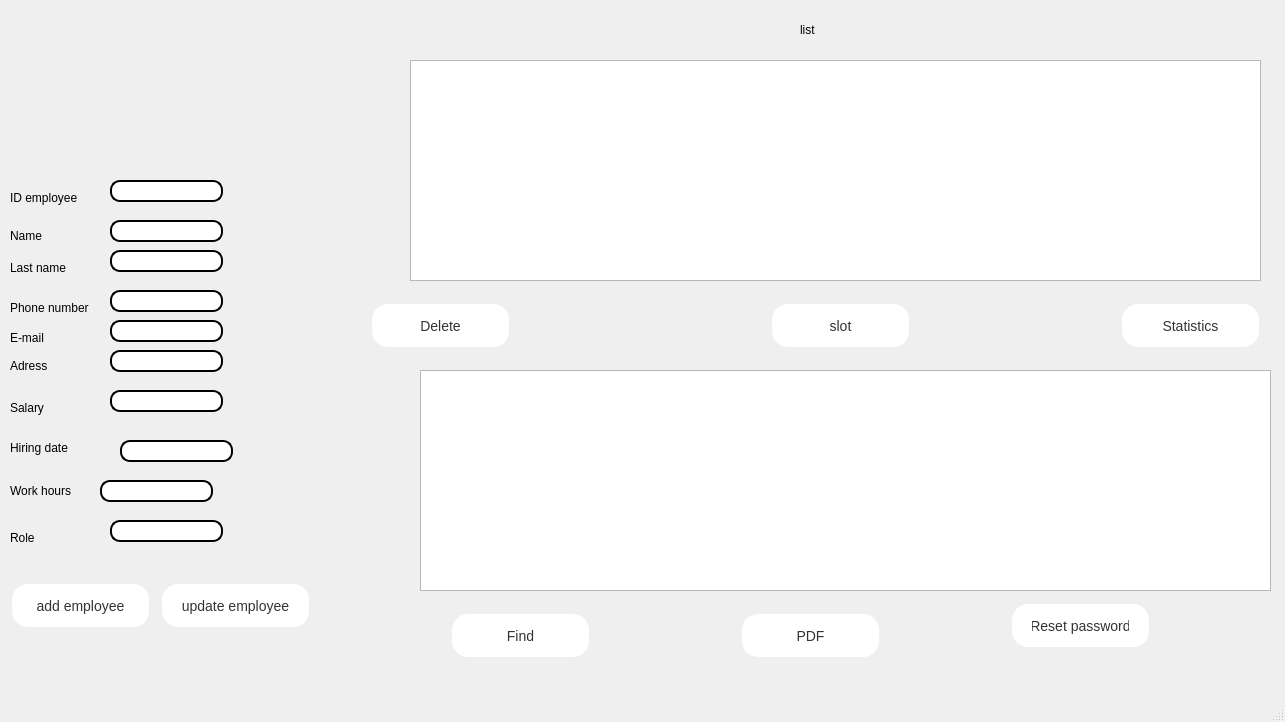
<?xml version="1.0" encoding="UTF-8"?>
<ui version="4.0">
 <class>gestion_employee</class>
 <widget class="QMainWindow" name="gestion_employee">
  <property name="geometry">
   <rect>
    <x>0</x>
    <y>0</y>
    <width>1285</width>
    <height>722</height>
   </rect>
  </property>
  <property name="windowTitle">
   <string>MainWindow</string>
  </property>
  <widget class="QWidget" name="centralwidget">
   <widget class="QLineEdit" name="le_name">
    <property name="geometry">
     <rect>
      <x>110</x>
      <y>220</y>
      <width>113</width>
      <height>22</height>
     </rect>
    </property>
    <property name="styleSheet">
     <string notr="true">QLineEdit {

border: 2px solid black;

border-radius: 10px;

padding: 0 8px;

background: white;

font-weight: bold; /* Le texte est en gras */

}</string>
    </property>
   </widget>
   <widget class="QLabel" name="label_6">
    <property name="geometry">
     <rect>
      <x>10</x>
      <y>220</y>
      <width>121</width>
      <height>31</height>
     </rect>
    </property>
    <property name="text">
     <string>Name </string>
    </property>
   </widget>
   <widget class="QLineEdit" name="le_last_name">
    <property name="geometry">
     <rect>
      <x>110</x>
      <y>250</y>
      <width>113</width>
      <height>22</height>
     </rect>
    </property>
    <property name="styleSheet">
     <string notr="true">QLineEdit {

border: 2px solid black;

border-radius: 10px;

padding: 0 8px;

background: white;

font-weight: bold; /* Le texte est en gras */

}</string>
    </property>
   </widget>
   <widget class="QLabel" name="label_14">
    <property name="geometry">
     <rect>
      <x>10</x>
      <y>530</y>
      <width>56</width>
      <height>16</height>
     </rect>
    </property>
    <property name="text">
     <string>Role</string>
    </property>
   </widget>
   <widget class="QLabel" name="label_10">
    <property name="geometry">
     <rect>
      <x>10</x>
      <y>400</y>
      <width>56</width>
      <height>16</height>
     </rect>
    </property>
    <property name="text">
     <string>Salary </string>
    </property>
   </widget>
   <widget class="QLabel" name="label_5">
    <property name="geometry">
     <rect>
      <x>800</x>
      <y>20</y>
      <width>161</width>
      <height>20</height>
     </rect>
    </property>
    <property name="text">
     <string>list</string>
    </property>
   </widget>
   <widget class="QLineEdit" name="le_id">
    <property name="geometry">
     <rect>
      <x>110</x>
      <y>180</y>
      <width>113</width>
      <height>22</height>
     </rect>
    </property>
    <property name="styleSheet">
     <string notr="true">QLineEdit {

border: 2px solid black;

border-radius: 10px;

padding: 0 8px;

background: white;

font-weight: bold; /* Le texte est en gras */

}</string>
    </property>
   </widget>
   <widget class="QLabel" name="label_4">
    <property name="geometry">
     <rect>
      <x>10</x>
      <y>190</y>
      <width>111</width>
      <height>16</height>
     </rect>
    </property>
    <property name="text">
     <string>ID employee</string>
    </property>
   </widget>
   <widget class="QLineEdit" name="le_salary">
    <property name="geometry">
     <rect>
      <x>110</x>
      <y>390</y>
      <width>113</width>
      <height>22</height>
     </rect>
    </property>
    <property name="styleSheet">
     <string notr="true">QLineEdit {

border: 2px solid black;

border-radius: 10px;

padding: 0 8px;

background: white;

font-weight: bold; /* Le texte est en gras */

}</string>
    </property>
   </widget>
   <widget class="QPushButton" name="pb_pdf">
    <property name="geometry">
     <rect>
      <x>740</x>
      <y>610</y>
      <width>141</width>
      <height>51</height>
     </rect>
    </property>
    <property name="styleSheet">
     <string notr="true">QPushButton {
   background-color: #fff;
   border: none;
   color: #333;
   padding: 10px 20px;
   text-align: center;
   text-decoration: none;
   display: inline-block;
   font-size: 14px;
   margin: 4px 2px;
   cursor: pointer;
   border-radius: 16px;

}

QPushButton:hover {
   background-color: #EF829B;
}
QPushButton:pressed
{
    background-color: rgb(255, 180, 5);
    border: 1px solid white;
}</string>
    </property>
    <property name="text">
     <string>PDF</string>
    </property>
   </widget>
   <widget class="QLabel" name="label_3">
    <property name="geometry">
     <rect>
      <x>90</x>
      <y>30</y>
      <width>121</width>
      <height>91</height>
     </rect>
    </property>
    <property name="styleSheet">
     <string notr="true">image: url(:/logo++.png);
image: url(:/logo/logo++.png);</string>
    </property>
    <property name="text">
     <string/>
    </property>
   </widget>
   <widget class="QPushButton" name="pb_state">
    <property name="geometry">
     <rect>
      <x>1120</x>
      <y>300</y>
      <width>141</width>
      <height>51</height>
     </rect>
    </property>
    <property name="styleSheet">
     <string notr="true">QPushButton {
   background-color: #fff;
   border: none;
   color: #333;
   padding: 10px 20px;
   text-align: center;
   text-decoration: none;
   display: inline-block;
   font-size: 14px;
   margin: 4px 2px;
   cursor: pointer;
   border-radius: 16px;

}

QPushButton:hover {
   background-color: #EF829B;
}
QPushButton:pressed
{
    background-color: rgb(255, 180, 5);
    border: 1px solid white;
}</string>
    </property>
    <property name="text">
     <string>Statistics</string>
    </property>
   </widget>
   <widget class="QPushButton" name="pb_ajouter">
    <property name="geometry">
     <rect>
      <x>10</x>
      <y>580</y>
      <width>141</width>
      <height>51</height>
     </rect>
    </property>
    <property name="styleSheet">
     <string notr="true">QPushButton {
   background-color: #fff;
   border: none;
   color: #333;
   padding: 10px 20px;
   text-align: center;
   text-decoration: none;
   display: inline-block;
   font-size: 14px;
   margin: 4px 2px;
   cursor: pointer;
   border-radius: 16px;

}

QPushButton:hover {
   background-color: #EF829B;
}
QPushButton:pressed
{
    background-color: rgb(255, 180, 5);
    border: 1px solid white;
}</string>
    </property>
    <property name="text">
     <string>add employee</string>
    </property>
   </widget>
   <widget class="QLabel" name="label_8">
    <property name="geometry">
     <rect>
      <x>10</x>
      <y>350</y>
      <width>81</width>
      <height>31</height>
     </rect>
    </property>
    <property name="text">
     <string>Adress </string>
    </property>
   </widget>
   <widget class="QPushButton" name="pb_find">
    <property name="geometry">
     <rect>
      <x>450</x>
      <y>610</y>
      <width>141</width>
      <height>51</height>
     </rect>
    </property>
    <property name="styleSheet">
     <string notr="true">QPushButton {
   background-color: #fff;
   border: none;
   color: #333;
   padding: 10px 20px;
   text-align: center;
   text-decoration: none;
   display: inline-block;
   font-size: 14px;
   margin: 4px 2px;
   cursor: pointer;
   border-radius: 16px;

}

QPushButton:hover {
   background-color: #EF829B;
}
QPushButton:pressed
{
    background-color: rgb(255, 180, 5);
    border: 1px solid white;
}</string>
    </property>
    <property name="text">
     <string>Find</string>
    </property>
   </widget>
   <widget class="QLabel" name="label_7">
    <property name="geometry">
     <rect>
      <x>10</x>
      <y>260</y>
      <width>81</width>
      <height>16</height>
     </rect>
    </property>
    <property name="text">
     <string>Last name </string>
    </property>
   </widget>
   <widget class="QLabel" name="label_12">
    <property name="geometry">
     <rect>
      <x>10</x>
      <y>480</y>
      <width>91</width>
      <height>21</height>
     </rect>
    </property>
    <property name="text">
     <string>Work hours </string>
    </property>
   </widget>
   <widget class="QLabel" name="label_9">
    <property name="geometry">
     <rect>
      <x>10</x>
      <y>330</y>
      <width>56</width>
      <height>16</height>
     </rect>
    </property>
    <property name="text">
     <string>E-mail</string>
    </property>
   </widget>
   <widget class="QPushButton" name="pushButton_8">
    <property name="geometry">
     <rect>
      <x>1010</x>
      <y>600</y>
      <width>141</width>
      <height>51</height>
     </rect>
    </property>
    <property name="styleSheet">
     <string notr="true">QPushButton {
   background-color: #fff;
   border: none;
   color: #333;
   padding: 10px 20px;
   text-align: center;
   text-decoration: none;
   display: inline-block;
   font-size: 14px;
   margin: 4px 2px;
   cursor: pointer;
   border-radius: 16px;

}

QPushButton:hover {
   background-color: #EF829B;
}
QPushButton:pressed
{
    background-color: rgb(255, 180, 5);
    border: 1px solid white;
}</string>
    </property>
    <property name="text">
     <string>Reset password</string>
    </property>
   </widget>
   <widget class="QTableView" name="tab_employe_2">
    <property name="geometry">
     <rect>
      <x>420</x>
      <y>370</y>
      <width>851</width>
      <height>221</height>
     </rect>
    </property>
   </widget>
   <widget class="QPushButton" name="pb_supprimer">
    <property name="geometry">
     <rect>
      <x>370</x>
      <y>300</y>
      <width>141</width>
      <height>51</height>
     </rect>
    </property>
    <property name="styleSheet">
     <string notr="true">QPushButton {
   background-color: #fff;
   border: none;
   color: #333;
   padding: 10px 20px;
   text-align: center;
   text-decoration: none;
   display: inline-block;
   font-size: 14px;
   margin: 4px 2px;
   cursor: pointer;
   border-radius: 16px;

}

QPushButton:hover {
   background-color: #EF829B;
}
QPushButton:pressed
{
    background-color: rgb(255, 180, 5);
    border: 1px solid white;
}</string>
    </property>
    <property name="text">
     <string>Delete</string>
    </property>
   </widget>
   <widget class="QLineEdit" name="le_email">
    <property name="geometry">
     <rect>
      <x>110</x>
      <y>320</y>
      <width>113</width>
      <height>22</height>
     </rect>
    </property>
    <property name="styleSheet">
     <string notr="true">QLineEdit {

border: 2px solid black;

border-radius: 10px;

padding: 0 8px;

background: white;

font-weight: bold; /* Le texte est en gras */

}</string>
    </property>
   </widget>
   <widget class="QLineEdit" name="le_phone_number">
    <property name="geometry">
     <rect>
      <x>110</x>
      <y>290</y>
      <width>113</width>
      <height>22</height>
     </rect>
    </property>
    <property name="styleSheet">
     <string notr="true">QLineEdit {

border: 2px solid black;

border-radius: 10px;

padding: 0 8px;

background: white;

font-weight: bold; /* Le texte est en gras */

}</string>
    </property>
   </widget>
   <widget class="QPushButton" name="pb_modifier">
    <property name="geometry">
     <rect>
      <x>160</x>
      <y>580</y>
      <width>151</width>
      <height>51</height>
     </rect>
    </property>
    <property name="styleSheet">
     <string notr="true">QPushButton {
   background-color: #fff;
   border: none;
   color: #333;
   padding: 10px 20px;
   text-align: center;
   text-decoration: none;
   display: inline-block;
   font-size: 14px;
   margin: 4px 2px;
   cursor: pointer;
   border-radius: 16px;

}

QPushButton:hover {
   background-color: #EF829B;
}
QPushButton:pressed
{
    background-color: rgb(255, 180, 5);
    border: 1px solid white;
}</string>
    </property>
    <property name="text">
     <string>update employee</string>
    </property>
   </widget>
   <widget class="QLabel" name="label_11">
    <property name="geometry">
     <rect>
      <x>10</x>
      <y>440</y>
      <width>81</width>
      <height>16</height>
     </rect>
    </property>
    <property name="text">
     <string>Hiring date </string>
    </property>
   </widget>
   <widget class="QLabel" name="label_13">
    <property name="geometry">
     <rect>
      <x>10</x>
      <y>300</y>
      <width>111</width>
      <height>16</height>
     </rect>
    </property>
    <property name="text">
     <string>Phone number </string>
    </property>
   </widget>
   <widget class="QLineEdit" name="le_adress">
    <property name="geometry">
     <rect>
      <x>110</x>
      <y>350</y>
      <width>113</width>
      <height>22</height>
     </rect>
    </property>
    <property name="styleSheet">
     <string notr="true">QLineEdit {

border: 2px solid black;

border-radius: 10px;

padding: 0 8px;

background: white;

font-weight: bold; /* Le texte est en gras */

}</string>
    </property>
   </widget>
   <widget class="QTableView" name="tab_employe">
    <property name="geometry">
     <rect>
      <x>410</x>
      <y>60</y>
      <width>851</width>
      <height>221</height>
     </rect>
    </property>
   </widget>
   <widget class="QLabel" name="label">
    <property name="geometry">
     <rect>
      <x>-60</x>
      <y>-10</y>
      <width>1401</width>
      <height>751</height>
     </rect>
    </property>
    <property name="styleSheet">
     <string notr="true">background-image: url(:/back/backprj.png);</string>
    </property>
    <property name="text">
     <string/>
    </property>
   </widget>
   <widget class="QLabel" name="label_2">
    <property name="geometry">
     <rect>
      <x>-10</x>
      <y>0</y>
      <width>341</width>
      <height>691</height>
     </rect>
    </property>
    <property name="styleSheet">
     <string notr="true">background-image: url(:/back/421525424_1539931383656472_8078008905184343449_n.png);</string>
    </property>
    <property name="text">
     <string/>
    </property>
   </widget>
   <widget class="QLineEdit" name="le_hiring_date">
    <property name="geometry">
     <rect>
      <x>120</x>
      <y>440</y>
      <width>113</width>
      <height>22</height>
     </rect>
    </property>
    <property name="styleSheet">
     <string notr="true">QLineEdit {

border: 2px solid black;

border-radius: 10px;

padding: 0 8px;

background: white;

font-weight: bold; /* Le texte est en gras */

}</string>
    </property>
   </widget>
   <widget class="QLineEdit" name="le_work_hours">
    <property name="geometry">
     <rect>
      <x>100</x>
      <y>480</y>
      <width>113</width>
      <height>22</height>
     </rect>
    </property>
    <property name="styleSheet">
     <string notr="true">QLineEdit {

border: 2px solid black;

border-radius: 10px;

padding: 0 8px;

background: white;

font-weight: bold; /* Le texte est en gras */

}</string>
    </property>
   </widget>
   <widget class="QLineEdit" name="le_role">
    <property name="geometry">
     <rect>
      <x>110</x>
      <y>520</y>
      <width>113</width>
      <height>22</height>
     </rect>
    </property>
    <property name="styleSheet">
     <string notr="true">QLineEdit {

border: 2px solid black;

border-radius: 10px;

padding: 0 8px;

background: white;

font-weight: bold; /* Le texte est en gras */

}</string>
    </property>
   </widget>
   <widget class="QPushButton" name="pb_slot">
    <property name="geometry">
     <rect>
      <x>770</x>
      <y>300</y>
      <width>141</width>
      <height>51</height>
     </rect>
    </property>
    <property name="styleSheet">
     <string notr="true">QPushButton {
   background-color: #fff;
   border: none;
   color: #333;
   padding: 10px 20px;
   text-align: center;
   text-decoration: none;
   display: inline-block;
   font-size: 14px;
   margin: 4px 2px;
   cursor: pointer;
   border-radius: 16px;

}

QPushButton:hover {
   background-color: #EF829B;
}
QPushButton:pressed
{
    background-color: rgb(255, 180, 5);
    border: 1px solid white;
}</string>
    </property>
    <property name="text">
     <string>slot</string>
    </property>
   </widget>
   <zorder>label</zorder>
   <zorder>label_2</zorder>
   <zorder>le_name</zorder>
   <zorder>label_6</zorder>
   <zorder>le_last_name</zorder>
   <zorder>label_14</zorder>
   <zorder>label_10</zorder>
   <zorder>label_5</zorder>
   <zorder>le_id</zorder>
   <zorder>label_4</zorder>
   <zorder>le_salary</zorder>
   <zorder>pb_pdf</zorder>
   <zorder>label_3</zorder>
   <zorder>pb_state</zorder>
   <zorder>pb_ajouter</zorder>
   <zorder>label_8</zorder>
   <zorder>pb_find</zorder>
   <zorder>label_7</zorder>
   <zorder>label_12</zorder>
   <zorder>label_9</zorder>
   <zorder>pushButton_8</zorder>
   <zorder>tab_employe_2</zorder>
   <zorder>pb_supprimer</zorder>
   <zorder>le_email</zorder>
   <zorder>le_phone_number</zorder>
   <zorder>pb_modifier</zorder>
   <zorder>label_11</zorder>
   <zorder>label_13</zorder>
   <zorder>le_adress</zorder>
   <zorder>tab_employe</zorder>
   <zorder>le_hiring_date</zorder>
   <zorder>le_work_hours</zorder>
   <zorder>le_role</zorder>
   <zorder>pb_slot</zorder>
  </widget>
  <widget class="QMenuBar" name="menubar">
   <property name="geometry">
    <rect>
     <x>0</x>
     <y>0</y>
     <width>1285</width>
     <height>26</height>
    </rect>
   </property>
  </widget>
  <widget class="QStatusBar" name="statusbar"/>
 </widget>
 <resources/>
 <connections/>
</ui>
